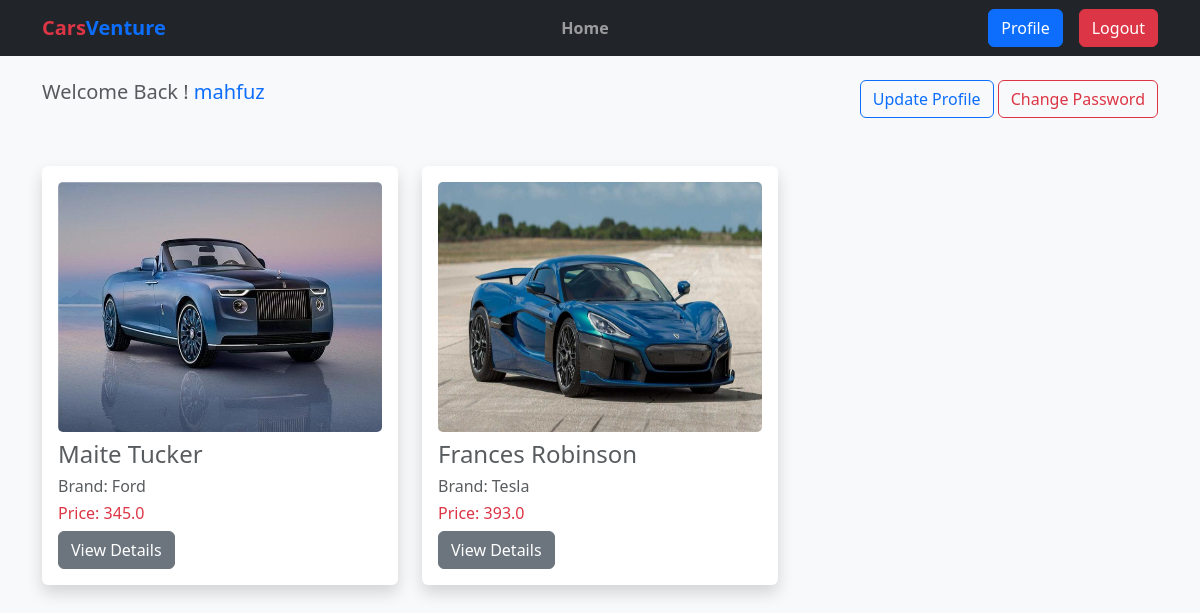
Screenshot of /profile/ (signed in) with the database file from the repository.
### car/models.py (models this page shows, shortened)
class Order(models.Model):
    user = models.ForeignKey(User, on_delete=models.CASCADE)
    car = models.ForeignKey(Car, on_delete=models.CASCADE, blank=True, null=True)

class Car(models.Model):
    name = models.CharField(max_length=100)
    brand = models.ForeignKey(Brand, on_delete=models.CASCADE)
    price = models.FloatField(max_length=100)
    quantity = models.IntegerField()
    description = models.TextField()
    image = models.ImageField(upload_to="uploads/car/")

### brand/models.py (models this page shows, shortened)
class Brand(models.Model):
    name = models.CharField(max_length=100)
    slug = models.SlugField(max_length=100, unique=True)

### car_venture/views.py (the view)
# urls.py: path("profile/", views.UserProfileView.as_view(), name="profile"),
@method_decorator(login_required, name="dispatch")
class UserProfileView(TemplateView):
    template_name = "profile.html"
    def get_context_data(self, **kwargs):
        context = super().get_context_data(**kwargs)
        o = Order.objects.filter(user=self.request.user)
        context["orders"] = Order.objects.filter(user=self.request.user)
        return context

### templates/profile.html
{% extends "base.html" %}
{% block content %}
<div class="container">
  <div class="d-flex justify-content-between mt-4">
    <h5 class="text-muted">Welcome Back ! <span class="text-primary">{{request.user}}</span></h5>
    <div>
      <a href="{% url "update-profile" %}" class="btn btn-outline-primary">Update Profile</a>
      <a href="{% url "change-password" %}" class="btn btn-outline-danger">Change Password</a>
    </div>
  </div>
  <div class="cars">
    <div class="row my-5">
      {% for order in orders %}
      <div class="col-md-4 mb-3">
        <div class="card border-0 shadow">
          <div class="card-body">
            <img src="{{order.car.image.url}}" style="height: 250px;" class="card-img" alt="">
            <h4 class="card-title text-muted mt-2">{{order.car.name}}</h4>
            <h6 class="text-muted">Brand: {{order.car.brand.name}}</h6>
            <h6 class="text-danger">Price: {{order.car.price}}</h6>
            <a href="{% url "car_details" order.car.id %}" class="btn btn-secondary">View Details</a>
          </div>
        </div>
      </div>
      {% endfor %}
    </div>
  </div>
</div>
{% endblock content %}

### rows the page displays
Order: car.image (picture), car.name "Maite Tucker", car.brand.name "Ford", car.price "345.0"
Order: car.image (picture), car.name "Frances Robinson", car.brand.name "Tesla", car.price "393.0"

### other values shown
{{ request.user }} "mahfuz"
